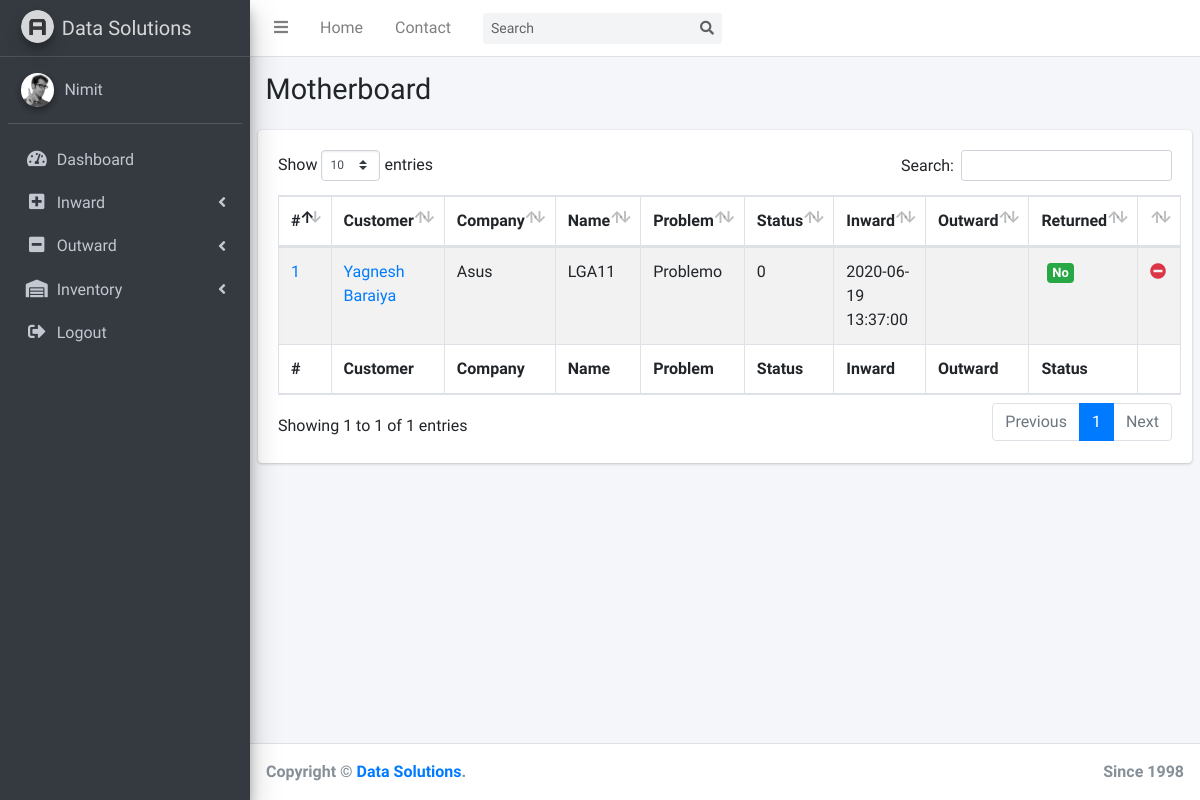
Before: /motherboard.php (signed in) with the older database file.
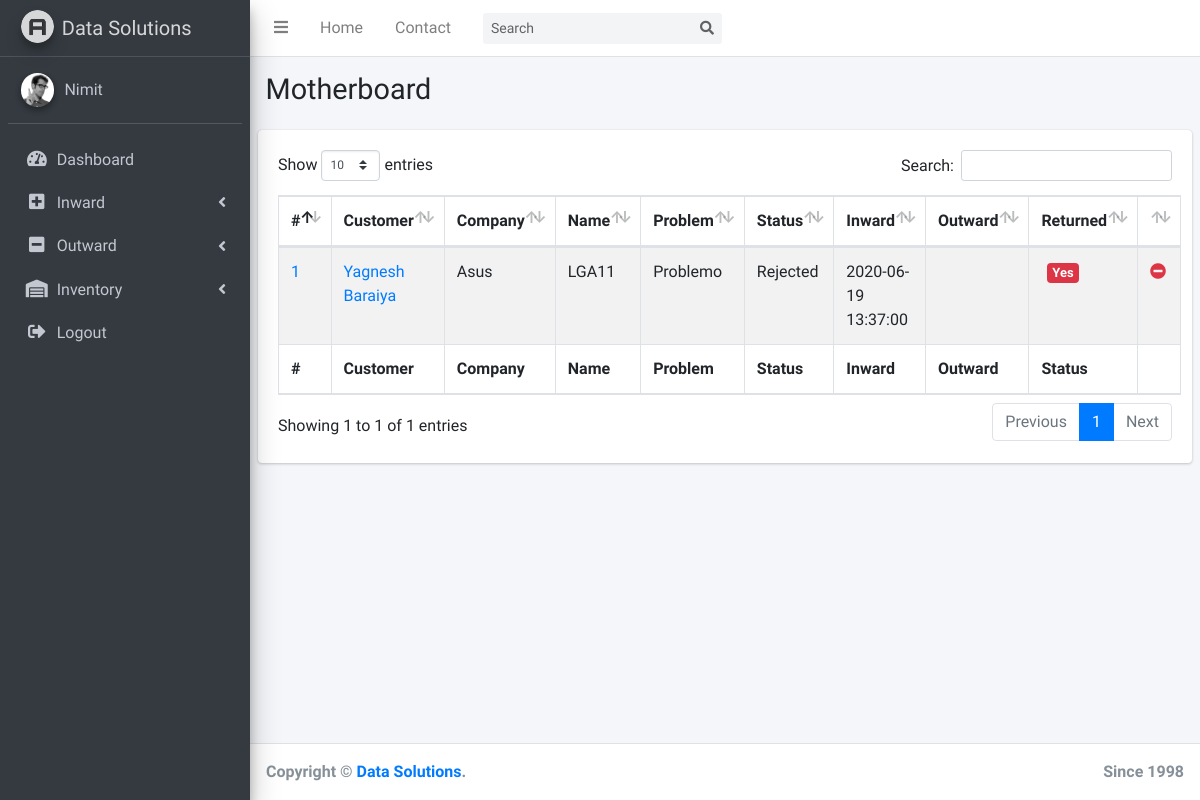
After: the same page with the newer database file.
### tables this page shows
CREATE TABLE `motherboard` (
  `id` int(10) UNSIGNED NOT NULL,
  `customer_id` int(10) UNSIGNED NOT NULL,
  `company` varchar(64) NOT NULL,
  `name` varchar(64) NOT NULL,
  `with_ram` tinyint(4) NOT NULL,
  `with_cpu` tinyint(4) NOT NULL,
  `with_fan` tinyint(4) NOT NULL,
  `problem` text NOT NULL,
  `estimate` int(11) NOT NULL DEFAULT 350,
  `status` text NOT NULL,
  `inward` timestamp NOT NULL DEFAULT current_timestamp(),
  `outward` timestamp NULL DEFAULT NULL,
  `returned` tinyint(4) NOT NULL
);

CREATE TABLE `customer` (
  `id` int(10) UNSIGNED NOT NULL,
  `name` varchar(64) NOT NULL,
  `email` varchar(64) NOT NULL,
  `phone` varchar(10) NOT NULL
);

### motherboard.php (the view, shortened to what this page needs)
<?php
  include('includes/connection.php');
?>
<!DOCTYPE html>
<html>
<head>
  <link rel="stylesheet" href="plugins/fontawesome-free/css/all.min.css">
  <link rel="stylesheet" href="https://code.ionicframework.com/ionicons/2.0.1/css/ionicons.min.css">
  <link rel="stylesheet" href="plugins/datatables-bs4/css/dataTables.bootstrap4.css">
  <link rel="stylesheet" href="dist/css/adminlte.min.css">
</head>
<body class="hold-transition sidebar-mini">
<div class="wrapper">
  <?php include('includes/menu.php'); ?>
  <div class="content-wrapper">
    <section class="content-header">
      <div class="container-fluid">
        <div class="row mb-2">
          <div class="col-sm-6">
            <h1>Motherboard</h1>
          </div>
          <div class="col-sm-6">
          </div>
        </div>
      </div>
    </section>
    <section class="content">
      <div class="row">
        <div class="col-12">
          <div class="card">
            <div class="card-body">
              <table id="example1" class="table table-bordered table-striped">
                <thead>
                <tr>
                  <th>#</th>
                  <th>Customer</th>
                  <th>Company</th>
                  <th>Name</th>
                  <th>Problem</th>
                  <th>Status</th>
                  <th>Inward</th>
                  <th>Outward</th>
                  <th>Returned</th>
                  <th></th>
                </tr>
                </thead>
                <tbody>
                <?php
                  $sql = "SELECT customer.name 'customer_name',motherboard.* FROM customer RIGHT JOIN motherboard ON customer.id = motherboard.customer_id";
                  $result = mysqli_query($con,$sql);
                  if (mysqli_num_rows($result) > 0){
                    while($row = mysqli_fetch_assoc($result)){
                ?>
                <tr>
                  <td>
                      <a href="viewMotherboardDetails.php?customerId=<?php echo $row['customer_id']; ?>&id=<?php echo $row['id']; ?>">
                        <?php echo $row['id']; ?>
                      </a>
                  </td>
                  <td>
                    <a href="viewMotherboardDetails.php?customerId=<?php echo $row['customer_id']; ?>&id=<?php echo $row['id']; ?>">
                      <?php echo $row['customer_name']; ?>
                    </a>
                  </td>
                  <td><?php echo $row['company']; ?></td>
                  <td><?php echo $row['name']; ?></td>
                  <td><?php echo $row['problem']; ?></td>
                  <td><?php echo $row['status']; ?></td>
                  <td><?php echo $row['inward']; ?></td>
                  <td><?php echo $row['outward']; ?></td>
                  <td>
                      <span class="badge">
                      <?php
                          if($row['returned']==1) {
                              echo '<span class="badge bg-danger">Yes</span>';
                          }
                          else{
                              echo '<span class="badge bg-success">No</span>';
                          }
                      ?>
                  </td>
                  <td>
                      <a href="outward.php?customerId=<?php echo $row['customer_id'];?>&id=<?php echo $row['id'];?>&type=motherboard">
                          <i class="fas fa-minus-circle text-danger"></i>
                      </a>
                  </td>
                </tr>
                <?php
                    }
                  }
                ?>
                </tbody>
                <tfoot>
                <tr>
                  <th>#</th>
                  <th>Customer</th>
                  <th>Company</th>
                  <th>Name</th>
                  <th>Problem</th>
                  <th>Status</th>
                  <th>Inward</th>
                  <th>Outward</th>
                  <th>Status</th>
                  <th></th>
                </tr>
                </tfoot>
              </table>
            </div>
          </div>
        </div>
      </div>
    </section>
  </div>
  <?php include 'includes/footer.php'; ?>
</div>
</body>
</html>

### includes/menu.php (shortened to what this page needs)
<nav class="main-header navbar navbar-expand navbar-white navbar-light">
    <ul class="navbar-nav">
        <li class="nav-item">
            <a class="nav-link" data-widget="pushmenu" href="#"><i class="fas fa-bars"></i></a>
        </li>
        <li class="nav-item d-none d-sm-inline-block">
            <a href="index.php" class="nav-link">Home</a>
        </li>
        <li class="nav-item d-none d-sm-inline-block">
            <a href="#" class="nav-link">Contact</a>
        </li>
    </ul>
    <form class="form-inline ml-3">
        <div class="input-group input-group-sm">
            <input class="form-control form-control-navbar" type="search" placeholder="Search" aria-label="Search">
            <div class="input-group-append">
                <button class="btn btn-navbar" type="submit">
                    <i class="fas fa-search"></i>
                </button>
            </div>
        </div>
    </form>
</nav>
<aside class="main-sidebar sidebar-dark-primary elevation-4">
    <a href="index.php" class="brand-link">
        <img src="dist/img/AdminLTELogo.png" alt="AdminLTE Logo" class="brand-image img-circle elevation-3"
        style="opacity: .8">
        <span class="brand-text font-weight-light">Data Solutions</span>
    </a>
    <div class="sidebar">
        <div class="user-panel mt-3 pb-3 mb-3 d-flex">
            <div class="image">
                <img src="dist/img/user2-160x160.jpg" class="img-circle elevation-2" alt="User Image">
            </div>
            <div class="info">
                <a href="#" class="d-block"><?php echo $_SESSION['adminName']; ?></a>
            </div>
        </div>
        <nav class="mt-2">
            <ul class="nav nav-pills nav-sidebar flex-column" data-widget="treeview" role="menu" data-accordion="false">
                <li class="nav-item">
                    <a href="index.php" class="nav-link">
                        <i class="nav-icon fas fa-tachometer-alt"></i>
                        <p>Dashboard</p>
                    </a>
                </li>
                <li class="nav-item has-treeview">
                    <a href="#" class="nav-link">
                        <i class="nav-icon fas fa-plus-square"></i>
                        <p>
                            Inward
                            <i class="right fas fa-angle-left"></i>
                        </p>
                    </a>
                </li>
                <li class="nav-item has-treeview">
                    <a href="#" class="nav-link">
                        <i class="nav-icon fas fa-minus-square"></i>
                        <p>
                            Outward
                            <i class="right fas fa-angle-left"></i>
                        </p>
                    </a>
                </li>
                <li class="nav-item has-treeview">
                    <a href="#" class="nav-link">
                        <i class="nav-icon fas fa-warehouse"></i>
                        <p>
                            Inventory
                            <i class="right fas fa-angle-left"></i>
                        </p>
                    </a>
                </li>
                <li class="nav-item">
                    <a href="includes/logout.php" class="nav-link">
                        <i class="nav-icon fas fa-sign-out-alt"></i>
                        <p>Logout</p>
                    </a>
                </li>
            </ul>
        </nav>
    </div>
</aside>

### includes/footer.php
<footer class="main-footer">
    <div class="float-right d-none d-sm-inline">
        <strong>Since 1998</strong>
    </div>
    <strong>Copyright &copy; <a href="">Data Solutions</a>.</strong>
</footer>

### motherboard.php (style rules this page uses)
.badge { font-size: 90%; }

Changed rows visible on the page:
changed motherboard "Asus": status "0" → "Rejected"; returned "No" → "Yes"
